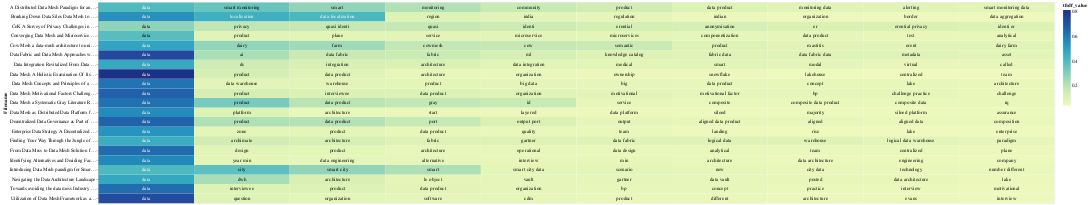

Notebook source saved alongside this figure:
### Code cell
# save(chart_tfidf, 'tfidf_heatmap.html')
chart_tfidf

### Figure 1 — Vega-Lite specification as saved in the notebook (floating-point values rounded to 4 significant figures; data arrays with more than 128 entries replaced by an {"elided": "..."} marker saying what was removed)
{"config": {"view": {"continuousWidth": 300, "continuousHeight": 300}}, "layer": [{"mark": {"type": "rect"}, "encoding": {"color": {"field": "tfidf_value", "type": "quantitative"}, "text": {"field": "topic_word", "type": "nominal"}, "x": {"axis": null, "field": "rank", "type": "ordinal"}, "y": {"field": "Filename", "type": "nominal"}}, "transform": [{"window": [{"op": "rank", "field": "", "as": "rank"}], "groupby": ["Filename"], "sort": [{"field": "tfidf_value", "order": "descending"}]}]}, {"mark": {"type": "text", "baseline": "middle"}, "encoding": {"color": {"condition": {"test": "(datum.tfidf_value >= 0.4)", "value": "white"}, "value": "black"}, "text": {"field": "topic_word", "type": "nominal"}, "x": {"axis": null, "field": "rank", "type": "ordinal"}, "y": {"field": "Filename", "type": "nominal"}}, "transform": [{"window": [{"op": "rank", "field": "", "as": "rank"}], "groupby": ["Filename"], "sort": [{"field": "tfidf_value", "order": "descending"}]}]}], "data": {"name": "data-6aa19890ea7a5dea6f56a53c567c89a7"}, "width": 2000, "$schema": "https://vega.github.io/schema/vega-lite/v5.15.1.json", "datasets": {"data-6aa19890ea7a5dea6f56a53c567c89a7": {"elided": "210 records"}}}
